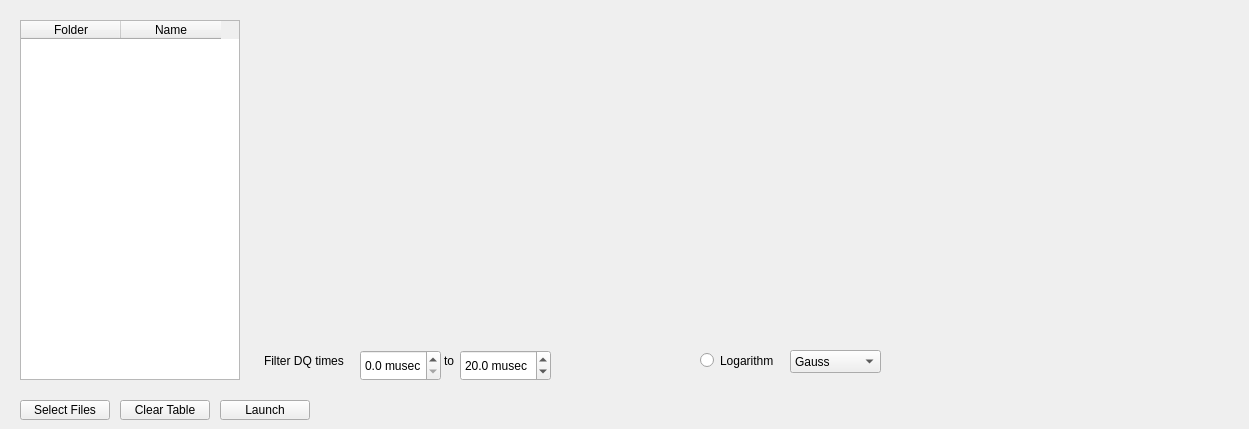
    <widget class="QWidget" name="tab_3">
     <attribute name="title">
      <string>DQ (Temp)</string>
     </attribute>
     <widget class="PlotWidget" name="DQ_Widget_3" native="true">
      <property name="geometry">
       <rect>
        <x>250</x>
        <y>0</y>
        <width>310</width>
        <height>331</height>
       </rect>
      </property>
      <property name="sizeIncrement">
       <size>
        <width>0</width>
        <height>0</height>
       </size>
      </property>
      <property name="styleSheet">
       <string notr="true"/>
      </property>
     </widget>
     <widget class="PlotWidget" name="DQ_Widget_4" native="true">
      <property name="geometry">
       <rect>
        <x>580</x>
        <y>0</y>
        <width>310</width>
        <height>331</height>
       </rect>
      </property>
     </widget>
     <widget class="PlotWidget" name="DQ_Widget_5" native="true">
      <property name="geometry">
       <rect>
        <x>910</x>
        <y>0</y>
        <width>330</width>
        <height>200</height>
       </rect>
      </property>
     </widget>
     <widget class="QPushButton" name="btn_SelectFilesDQ">
      <property name="geometry">
       <rect>
        <x>20</x>
        <y>400</y>
        <width>90</width>
        <height>20</height>
       </rect>
      </property>
      <property name="text">
       <string>Select Files</string>
      </property>
     </widget>
     <widget class="QDoubleSpinBox" name="dq_min_2">
      <property name="geometry">
       <rect>
        <x>360</x>
        <y>350</y>
        <width>81</width>
        <height>31</height>
       </rect>
      </property>
      <property name="prefix">
       <string/>
      </property>
      <property name="suffix">
       <string> musec</string>
      </property>
      <property name="decimals">
       <number>1</number>
      </property>
      <property name="minimum">
       <double>0.000000000000000</double>
      </property>
      <property name="singleStep">
       <double>2.000000000000000</double>
      </property>
      <property name="value">
       <double>0.000000000000000</double>
      </property>
     </widget>
     <widget class="QTextEdit" name="textEdit_9">
      <property name="geometry">
       <rect>
        <x>440</x>
        <y>350</y>
        <width>31</width>
        <height>31</height>
       </rect>
      </property>
      <property name="mouseTracking">
       <bool>false</bool>
      </property>
      <property name="focusPolicy">
       <enum>Qt::NoFocus</enum>
      </property>
      <property name="styleSheet">
       <string notr="true">background: transparent</string>
      </property>
      <property name="frameShape">
       <enum>QFrame::NoFrame</enum>
      </property>
      <property name="verticalScrollBarPolicy">
       <enum>Qt::ScrollBarAlwaysOff</enum>
      </property>
      <property name="horizontalScrollBarPolicy">
       <enum>Qt::ScrollBarAlwaysOff</enum>
      </property>
      <property name="sizeAdjustPolicy">
       <enum>QAbstractScrollArea::AdjustToContents</enum>
      </property>
      <property name="html">
       <string>&lt;!DOCTYPE HTML PUBLIC &quot;-//W3C//DTD HTML 4.0//EN&quot; &quot;http://www.w3.org/TR/REC-html40/strict.dtd&quot;&gt;
&lt;html&gt;&lt;head&gt;&lt;meta name=&quot;qrichtext&quot; content=&quot;1&quot; /&gt;&lt;meta charset=&quot;utf-8&quot; /&gt;&lt;style type=&quot;text/css&quot;&gt;
p, li { white-space: pre-wrap; }
hr { height: 1px; border-width: 0; }
li.unchecked::marker { content: &quot;\2610&quot;; }
li.checked::marker { content: &quot;\2612&quot;; }
&lt;/style&gt;&lt;/head&gt;&lt;body style=&quot; font-family:'Segoe UI'; font-size:9pt; font-weight:400; font-style:normal;&quot;&gt;
&lt;p style=&quot; margin-top:0px; margin-bottom:0px; margin-left:0px; margin-right:0px; -qt-block-indent:0; text-indent:0px;&quot;&gt;to&lt;/p&gt;
&lt;p style=&quot;-qt-paragraph-type:empty; margin-top:0px; margin-bottom:0px; margin-left:0px; margin-right:0px; -qt-block-indent:0; text-indent:0px;&quot;&gt;&lt;br /&gt;&lt;/p&gt;&lt;/body&gt;&lt;/html&gt;</string>
      </property>
      <property name="textInteractionFlags">
       <set>Qt::NoTextInteraction</set>
      </property>
     </widget>
     <widget class="QDoubleSpinBox" name="dq_max_2">
      <property name="geometry">
       <rect>
        <x>460</x>
        <y>350</y>
        <width>91</width>
        <height>31</height>
       </rect>
      </property>
      <property name="prefix">
       <string/>
      </property>
      <property name="suffix">
       <string> musec</string>
      </property>
      <property name="decimals">
       <number>1</number>
      </property>
      <property name="minimum">
       <double>0.000000000000000</double>
      </property>
      <property name="singleStep">
       <double>2.000000000000000</double>
      </property>
      <property name="value">
       <double>20.000000000000000</double>
      </property>
     </widget>
     <widget class="QTextEdit" name="textEdit_10">
      <property name="geometry">
       <rect>
        <x>260</x>
        <y>350</y>
        <width>91</width>
        <height>31</height>
       </rect>
      </property>
      <property name="mouseTracking">
       <bool>false</bool>
      </property>
      <property name="focusPolicy">
       <enum>Qt::NoFocus</enum>
      </property>
      <property name="styleSheet">
       <string notr="true">background: transparent</string>
      </property>
      <property name="frameShape">
       <enum>QFrame::NoFrame</enum>
      </property>
      <property name="verticalScrollBarPolicy">
       <enum>Qt::ScrollBarAlwaysOff</enum>
      </property>
      <property name="horizontalScrollBarPolicy">
       <enum>Qt::ScrollBarAlwaysOff</enum>
      </property>
      <property name="sizeAdjustPolicy">
       <enum>QAbstractScrollArea::AdjustToContents</enum>
      </property>
      <property name="html">
       <string>&lt;!DOCTYPE HTML PUBLIC &quot;-//W3C//DTD HTML 4.0//EN&quot; &quot;http://www.w3.org/TR/REC-html40/strict.dtd&quot;&gt;
&lt;html&gt;&lt;head&gt;&lt;meta name=&quot;qrichtext&quot; content=&quot;1&quot; /&gt;&lt;meta charset=&quot;utf-8&quot; /&gt;&lt;style type=&quot;text/css&quot;&gt;
p, li { white-space: pre-wrap; }
hr { height: 1px; border-width: 0; }
li.unchecked::marker { content: &quot;\2610&quot;; }
li.checked::marker { content: &quot;\2612&quot;; }
&lt;/style&gt;&lt;/head&gt;&lt;body style=&quot; font-family:'Segoe UI'; font-size:9pt; font-weight:400; font-style:normal;&quot;&gt;
&lt;p style=&quot; margin-top:0px; margin-bottom:0px; margin-left:0px; margin-right:0px; -qt-block-indent:0; text-indent:0px;&quot;&gt;Filter DQ times&lt;/p&gt;&lt;/body&gt;&lt;/html&gt;</string>
      </property>
      <property name="textInteractionFlags">
       <set>Qt::NoTextInteraction</set>
      </property>
     </widget>
     <widget class="QRadioButton" name="radioButton_Log_2">
      <property name="geometry">
       <rect>
        <x>700</x>
        <y>350</y>
        <width>83</width>
        <height>21</height>
       </rect>
      </property>
      <property name="text">
       <string>Logarithm</string>
      </property>
     </widget>
     <widget class="QComboBox" name="comboBox_5">
      <property name="geometry">
       <rect>
        <x>790</x>
        <y>350</y>
        <width>91</width>
        <height>23</height>
       </rect>
      </property>
      <property name="currentText">
       <string>Gauss</string>
      </property>
      <property name="currentIndex">
       <number>0</number>
      </property>
      <property name="maxVisibleItems">
       <number>10</number>
      </property>
      <property name="placeholderText">
       <string>Gauss</string>
      </property>
      <item>
       <property name="text">
        <string>Gauss</string>
       </property>
      </item>
      <item>
       <property name="text">
        <string>Lorenz</string>
       </property>
      </item>
      <item>
       <property name="text">
        <string>Pseudo Voigt</string>
       </property>
      </item>
     </widget>
     <widget class="QTableWidget" name="table_DQ_2">
      <property name="geometry">
       <rect>
        <x>20</x>
        <y>20</y>
        <width>220</width>
        <height>360</height>
       </rect>
      </property>
      <property name="styleSheet">
       <string notr="true"/>
      </property>
      <property name="editTriggers">
       <set>QAbstractItemView::CurrentChanged</set>
      </property>
      <property name="alternatingRowColors">
       <bool>true</bool>
      </property>
      <property name="selectionMode">
       <enum>QAbstractItemView::ExtendedSelection</enum>
      </property>
      <property name="selectionBehavior">
       <enum>QAbstractItemView::SelectRows</enum>
      </property>
      <property name="columnCount">
       <number>2</number>
      </property>
      <column>
       <property name="text">
        <string>Folder</string>
       </property>
      </column>
      <column>
       <property name="text">
        <string>Name</string>
       </property>
      </column>
     </widget>
     <widget class="QPushButton" name="btn_ClearTable">
      <property name="geometry">
       <rect>
        <x>120</x>
        <y>400</y>
        <width>90</width>
        <height>20</height>
       </rect>
      </property>
      <property name="text">
       <string>Clear Table</string>
      </property>
     </widget>
     <widget class="QPushButton" name="btn_Launch">
      <property name="geometry">
       <rect>
        <x>220</x>
        <y>400</y>
        <width>90</width>
        <height>20</height>
       </rect>
      </property>
      <property name="text">
       <string>Launch</string>
      </property>
     </widget>
     <widget class="PlotWidget" name="DQ_Widget_6" native="true">
      <property name="geometry">
       <rect>
        <x>910</x>
        <y>220</y>
        <width>330</width>
        <height>200</height>
       </rect>
      </property>
     </widget>
    </widget>
